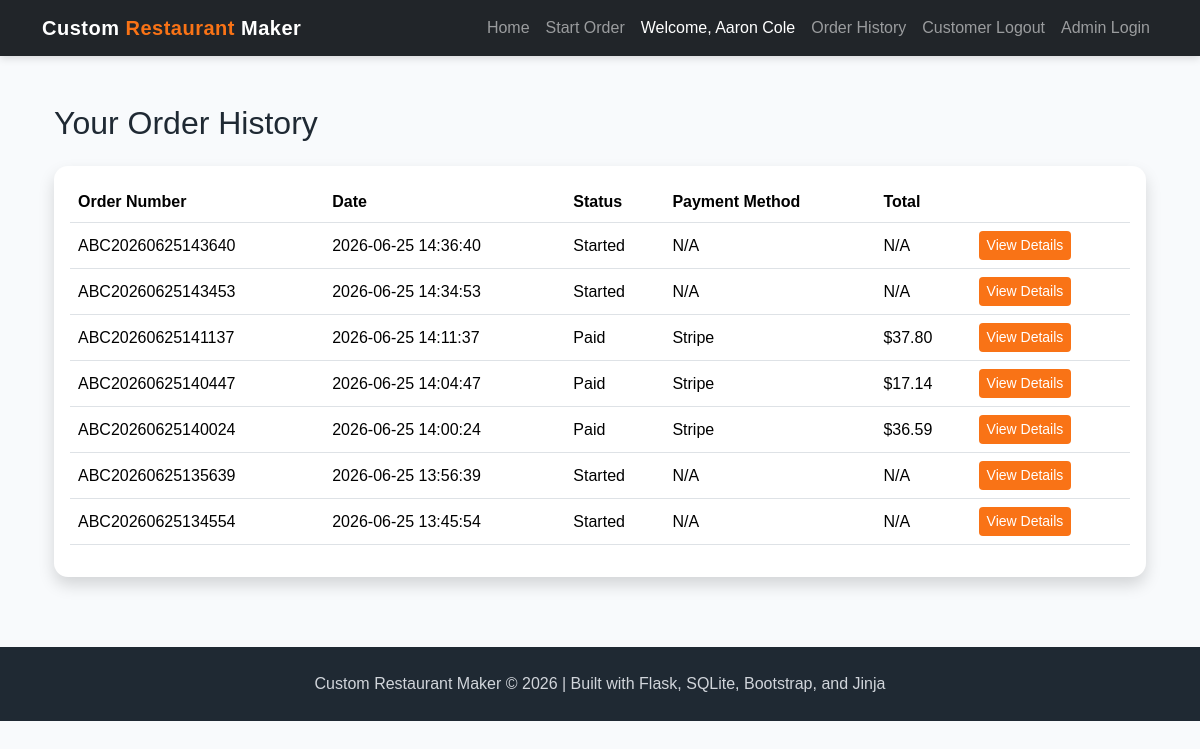
The app's page /order-history (signed in) with its own data.
### app.py (models this page shows)
class Order(db.Model):
    __tablename__ = "orders"
    order_id = db.Column(db.Integer, primary_key=True)
    customer_id = db.Column(db.Integer, db.ForeignKey("customers.customer_id"))
    order_number = db.Column(db.String(100), unique=True, nullable=False)
    date_time = db.Column(db.String(50))
    status = db.Column(db.String(50))
    payment_method = db.Column(db.String(50))
    total_amount = db.Column(db.Float)
    stripe_session_id = db.Column(db.String(255))
    stripe_payment_status = db.Column(db.String(100))

### app.py (the view)
@app.route("/order-history")
def order_history():
    if not session.get("customer_id"):
        flash("Please log in to view your order history.", "warning")
        return redirect(url_for("customer_login"))
    customer_id = session["customer_id"]
    orders = (
        Order.query
        .filter_by(customer_id=customer_id)
        .order_by(Order.date_time.desc())
        .all()
    )
    return render_template("order_history.html", orders=orders)

### templates/order_history.html (shortened to what this page needs)
{% extends "base.html" %}
{% block content %}
<div class="container mt-5">
    <h2 class="mb-4">Your Order History</h2>
    {% if orders %}
        <div class="card shadow">
            <div class="card-body">
                <table class="table table-hover align-middle">
                    <thead>
                        <tr>
                            <th>Order Number</th>
                            <th>Date</th>
                            <th>Status</th>
                            <th>Payment Method</th>
                            <th>Total</th>
                            <th></th>
                        </tr>
                    </thead>
                    <tbody>
                        {% for order in orders %}
                        <tr>
                            <td>{{ order["order_number"] }}</td>
                            <td>{{ order["date_time"] }}</td>
                            <td>{{ order["status"] or "Pending" }}</td>
                            <td>{{ order["payment_method"] or "N/A" }}</td>
                            <td>
                                {% if order["total_amount"] %}
                                    ${{ "%.2f"|format(order["total_amount"]) }}
                                {% else %}
                                    N/A
                                {% endif %}
                            </td>
                            <td>
                                <a href="/order-history/{{ order['order_id'] }}" class="btn btn-sm btn-custom-orange">
                                    View Details
                                </a>
                            </td>
                        </tr>
                        {% endfor %}
                    </tbody>
                </table>
            </div>
        </div>
    {% else %}
        <div class="alert alert-info">
            You have not placed any orders yet.
        </div>
    {% endif %}
</div>
{% endblock %}

### static/style.css (style rules this page uses)
:root { --primary-dark: #1f2933; --primary-orange: #f97316; --primary-yellow: #facc15; --primary-green: #16a34a; --soft-bg: #f8fafc; --card-bg: #ffffff; --text-dark: #1f2933; }
body { background-color: var(--soft-bg); color: var(--text-dark); font-family: Arial, Helvetica, sans-serif; }
.btn-custom-orange { background-color: var(--primary-orange); color: white; border: none; }
.card { border: none; border-radius: 14px; transition: transform 0.2s ease, box-shadow 0.2s ease; }

### records on screen
Order: order_number "ABC20260625143640", date_time "2026-06-25 14:36:40", status "Started", payment_method "N/A", total_amount "N/A"
Order: order_number "ABC20260625143453", date_time "2026-06-25 14:34:53", status "Started", payment_method "N/A", total_amount "N/A"
Order: order_number "ABC20260625141137", date_time "2026-06-25 14:11:37", status "Paid", payment_method "Stripe", total_amount "37.80"
Order: order_number "ABC20260625140447", date_time "2026-06-25 14:04:47", status "Paid", payment_method "Stripe", total_amount "17.14"
Order: order_number "ABC20260625140024", date_time "2026-06-25 14:00:24", status "Paid", payment_method "Stripe", total_amount "36.59"
Order: order_number "ABC20260625135639", date_time "2026-06-25 13:56:39", status "Started", payment_method "N/A", total_amount "N/A"
Order: order_number "ABC20260625134554", date_time "2026-06-25 13:45:54", status "Started", payment_method "N/A", total_amount "N/A"

### other values on screen
{{ session.get("customer_name") }} "Aaron Cole"
